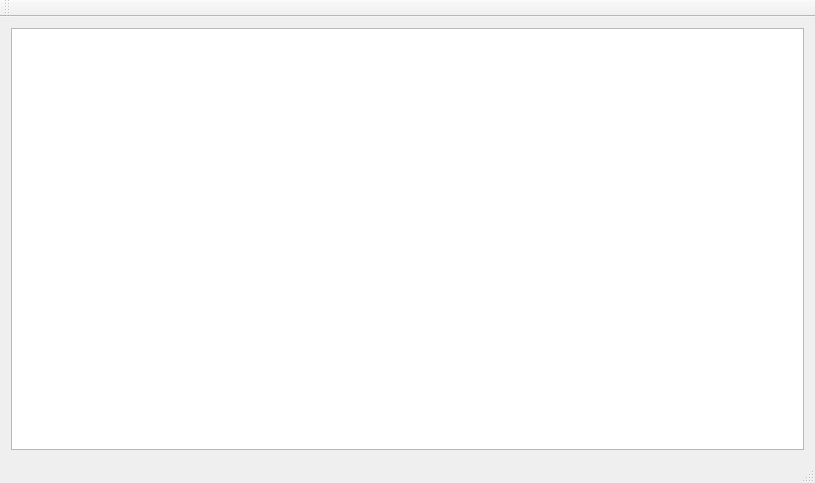
<?xml version="1.0" encoding="UTF-8"?>
<ui version="4.0">
 <class>MainWindow</class>
 <widget class="QMainWindow" name="MainWindow">
  <property name="geometry">
   <rect>
    <x>0</x>
    <y>0</y>
    <width>815</width>
    <height>483</height>
   </rect>
  </property>
  <property name="windowTitle">
   <string>MainWindow</string>
  </property>
  <widget class="QWidget" name="centralWidget">
   <layout class="QVBoxLayout" name="verticalLayout">
    <item>
     <widget class="QTableView" name="tableView"/>
    </item>
   </layout>
  </widget>
  <widget class="QMenuBar" name="menuBar">
   <property name="geometry">
    <rect>
     <x>0</x>
     <y>0</y>
     <width>815</width>
     <height>22</height>
    </rect>
   </property>
  </widget>
  <widget class="QToolBar" name="mainToolBar">
   <attribute name="toolBarArea">
    <enum>TopToolBarArea</enum>
   </attribute>
   <attribute name="toolBarBreak">
    <bool>false</bool>
   </attribute>
  </widget>
  <widget class="QStatusBar" name="statusBar"/>
 </widget>
 <layoutdefault spacing="6" margin="11"/>
 <resources/>
 <connections/>
</ui>
